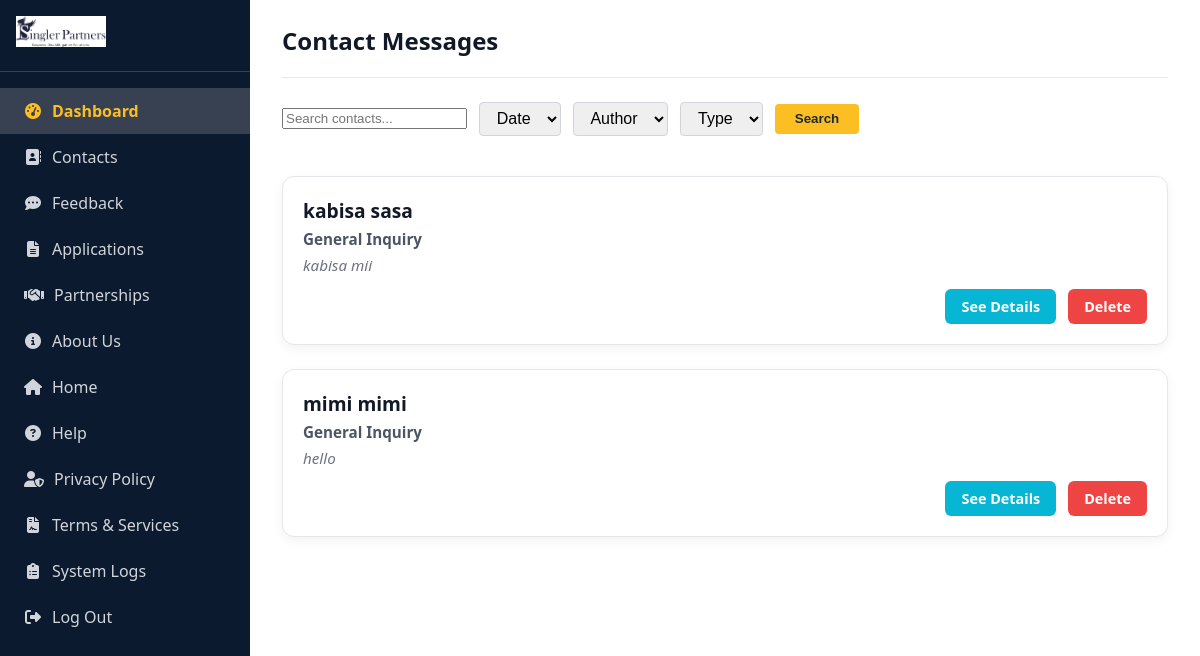
Page /contact-list/ (signed in) on the earlier database version.
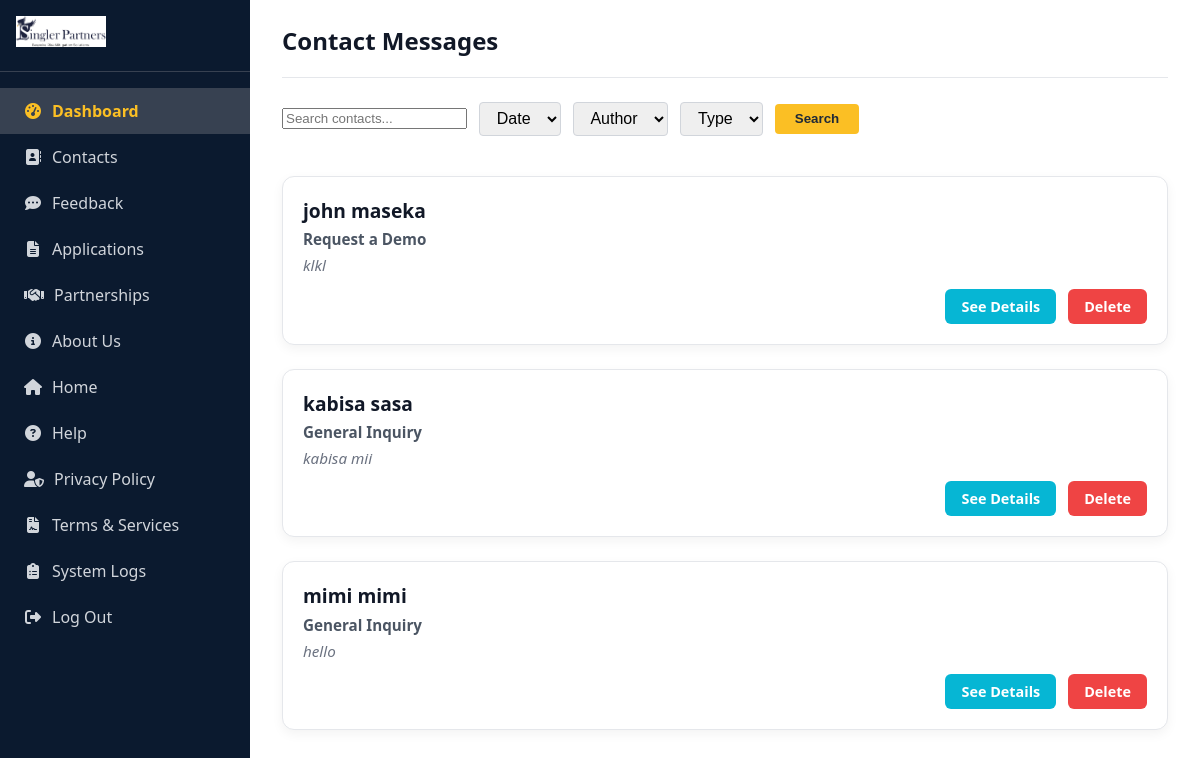
Same page on the later database version.
### contact_app/models.py (models this page shows, shortened)
class ContactInquiry(models.Model):
    SUBJECT_CHOICES = [
        ("General Inquiry", "General Inquiry"),
        ("Partnership Opportunity", "Partnership Opportunity"),
        ("Request a Demo", "Request a Demo"),
        ("Report a Counterfeit Product", "Report a Counterfeit Product"),
        ("Request Support", "Request Support"),
        ("Media / Press Inquiry", "Media / Press Inquiry"),
        ("Other", "Other"),
    ]
    CONTACT_METHOD_CHOICES = [
        ("email", "Email"),
        ("phone", "Phone"),
    ]
    CONTACT_TIME_CHOICES = [
        ("Morning", "Morning"),
        ("Afternoon", "Afternoon"),
        ("Evening", "Evening"),
    ]
    COUNTRY_CHOICES = [
        ("USA", "USA"),
        ("UK", "UK"),
        ("Kenya", "Kenya"),
        ("India", "India"),
        ("Germany", "Germany"),
        ("Other", "Other"),
    ]
    full_name = models.CharField(max_length=255)
    email = models.EmailField()
    phone = models.CharField(max_length=20, blank=True, null=True)
    company = models.CharField(max_length=255, blank=True, null=True)
    subject = models.CharField(max_length=50, choices=SUBJECT_CHOICES)
    contact_method = models.CharField(max_length=10, choices=CONTACT_METHOD_CHOICES, blank=True, null=True)
    contact_time = models.CharField(max_length=20, choices=CONTACT_TIME_CHOICES, blank=True, null=True)
    message = models.TextField()
    attachment = models.FileField(upload_to="contact_attachments/", blank=True, null=True)
    country = models.CharField(max_length=50, choices=COUNTRY_CHOICES, blank=True, null=True)
    city = models.CharField(max_length=100, blank=True, null=True)
    privacy_consent = models.BooleanField(default=False)
    submitted_at = models.DateTimeField(auto_now_add=True)

### auth_app/views.py (the view)
# urls.py: path('contact-list/', views.contact_list_view, name='contact_list'),
@login_required
def contact_list_view(request):
    contacts = ContactInquiry.objects.order_by('-id')
    return render(request, 'auth_app/contact_list.html', {'contacts': contacts})

### auth_app/templates/auth_app/contact_list.html (shortened to what this page needs)
{% load static %}
<!DOCTYPE html>
<html lang="en">
<head>
    <link rel="stylesheet" href="{% static 'css/dashboard.css' %}" />
    <link rel="stylesheet" href="https://cdnjs.cloudflare.com/ajax/libs/font-awesome/6.5.0/css/all.min.css" />
</head>
<body>
<div class="container">
<aside class="sidebar">
  <div class="logo">
    <img src="{% static 'images/logo.png' %}" alt="Singler Partners" />
  </div>
   <nav class="nav-menu" role="navigation" aria-label="Main Navigation">
        <a href="{% url 'dashboard' %}" class="active"><i class="fas fa-tachometer-alt"></i> Dashboard</a>
        <a href="{% url 'contact_list' %}"> <i class="fas fa-address-book"></i> Contacts</a>
        <a href="{% url 'feedback_list' %}"><i class="fas fa-comment-dots"></i> Feedback</a>
        <a href="{% url 'join_list' %}"><i class="fas fa-file-alt"></i> Applications</a>
        <a href="{% url 'partner_list' %}"><i class="fas fa-handshake"></i> Partnerships</a>
        <a href="{% url 'logout_two' %}"><i class="fas fa-info-circle"></i> About Us</a>
        <a href="{% url 'logout_three' %}"><i class="fas fa-house"></i> Home</a>
        <a href="{% url 'help' %}"><i class="fas fa-question-circle"></i> Help</a>
        <a href="{% url 'privacy_policy' %}"><i class="fas fa-user-shield"></i> Privacy Policy</a>
        <a href="{% url 'terms_of_service' %}"><i class="fas fa-file-contract"></i> Terms & Services</a>
        <a href="{% url 'logs_app:logs' %}" class="nav-link-logs"><i class="fas fa-clipboard-list"></i> System Logs</a>
        <a href="{% url 'logout' %}"><i class="fas fa-sign-out-alt"></i> Log Out</a>
    </nav>
</aside>
<main class="main-content">
    <header class="main-header">
        <div class="welcome">
            <h2>Contact Messages</h2>
        </div>
    </header>
    <form method="get" action="{% url 'contact_list' %}" class="filters">
        <input type="text" name="q" placeholder="Search contacts..." value="{{ request.GET.q }}">
        <select name="date"><option>Date</option></select>
        <select name="author"><option>Author</option></select>
        <select name="type"><option>Type</option></select>
        <button type="submit">Search</button>
    </form>
    <div class="articles">
    {% for contact in contacts %}
    <div class="article-item">
        <div class="article-content">
            <h3>{{ contact.full_name }}</h3>
            <p><strong>{{ contact.subject }}</strong></p>
            <p class="desc">{{ contact.message|truncatechars:60 }}</p>
        </div>
        <div class="action-buttons">
            <a href="{% url 'contact_detail' contact.pk %}" class="open-btn">See Details</a>
            <a href="{% url 'contact_delete' contact.pk %}" class="open-btn danger">Delete</a>
        </div>
    </div>
    {% empty %}
    <p>No contact entries found.</p>
    {% endfor %}
</div>
</main>
</div>
</body>
</html>

### static/css/dashboard.css (style rules this page uses)
* { box-sizing: border-box; }
body { margin: 0; font-family: "Segoe UI", Tahoma, Geneva, Verdana, sans-serif; background: #f9f9f9; color: #333; }
.container { display: flex; min-height: 100vh; }
.sidebar { background-color: #0b1a2f; color: #fff; width: 250px; display: flex; flex-direction: column; padding: 1rem 0; position: sticky; top: 0; }
.sidebar .logo { display: flex; align-items: center; padding: 0 1rem 1.5rem 1rem; border-bottom: 1px solid #374151; }
.sidebar .logo img { width: 90px; height: auto; }
.nav-menu { display: flex; flex-direction: column; margin-top: 1rem; }
.nav-menu a { color: #d1d5db; text-decoration: none; padding: 12px 24px; font-size: 1rem; display: flex; align-items: center; gap: 10px; transition: background-color 0.2s ease, color 0.2s ease; user-select: none; }
.nav-menu a i { min-width: 18px; text-align: center; }
.nav-menu a:hover, .nav-menu a.active { background-color: #374151; color: #fbbf24; font-weight: 600; }
.nav-link-logs { margin-top: auto; }
.main-content { flex: 1; padding: 1.5rem 2rem; background-color: #fff; overflow-y: auto; display: flex; flex-direction: column; }
.main-header { display: flex; justify-content: space-between; align-items: center; flex-wrap: wrap; border-bottom: 1px solid #e5e7eb; padding-bottom: 1rem; margin-bottom: 1.5rem; }
.welcome h2 { margin: 0 0 4px 0; font-weight: 700; color: #111827; }
.filters { display: flex; flex-wrap: wrap; gap: 0.75rem; margin-bottom: 1.5rem; align-items: center; }
.filters input[type="search"], .filters select { padding: 0.4rem 0.8rem; font-size: 1rem; border-radius: 4px; border: 1px solid #d1d5db; outline-offset: 2px; }
.filters button { padding: 0.45rem 1.25rem; background-color: #fbbf24; border: none; border-radius: 4px; color: #1f2937; font-weight: 700; cursor: pointer; user-select: none; transition: background-color 0.3s ease; }
.articles { display: grid; grid-template-columns: repeat(auto-fit, minmax(320px, 1fr)); gap: 1.5rem; margin-top: 1rem; }
.article-item { background-color: #ffffff; border: 1px solid #e5e7eb; border-radius: 12px; padding: 1.25rem; box-shadow: 0 4px 12px rgba(0, 0, 0, 0.05); display: flex; flex-direction: column; justify-content: space-between; transition: transform 0.2s ease, box-shadow 0.2s ease; }
.articles { display: flex; flex-direction: column; gap: 1.5rem; margin-top: 1rem; }
.article-item { background-color: #ffffff; border: 1px solid #e5e7eb; border-radius: 12px; padding: 1.25rem; box-shadow: 0 4px 12px rgba(0, 0, 0, 0.05); display: flex; flex-direction: column; transition: transform 0.2s ease, box-shadow 0.2s ease; }
.article-content h3 { margin: 0; font-size: 1.2rem; color: #111827; font-weight: 700; }
.article-content p { margin: 0.35rem 0; color: #4b5563; font-size: 0.95rem; }
.article-content .desc { color: #6b7280; font-style: italic; }
.action-buttons { margin-top: auto; display: flex; justify-content: flex-end; gap: 0.75rem; flex-wrap: wrap; }
.open-btn { background-color: #06b6d4; color: #ffffff; padding: 0.5rem 1rem; text-decoration: none; border-radius: 6px; font-weight: 600; font-size: 0.9rem; transition: background-color 0.3s ease; }
.open-btn.danger { background-color: #ef4444; }

Differences in the rows shown:
added ContactInquiry: full_name "john maseka", subject "Request a Demo", message "klkl"
